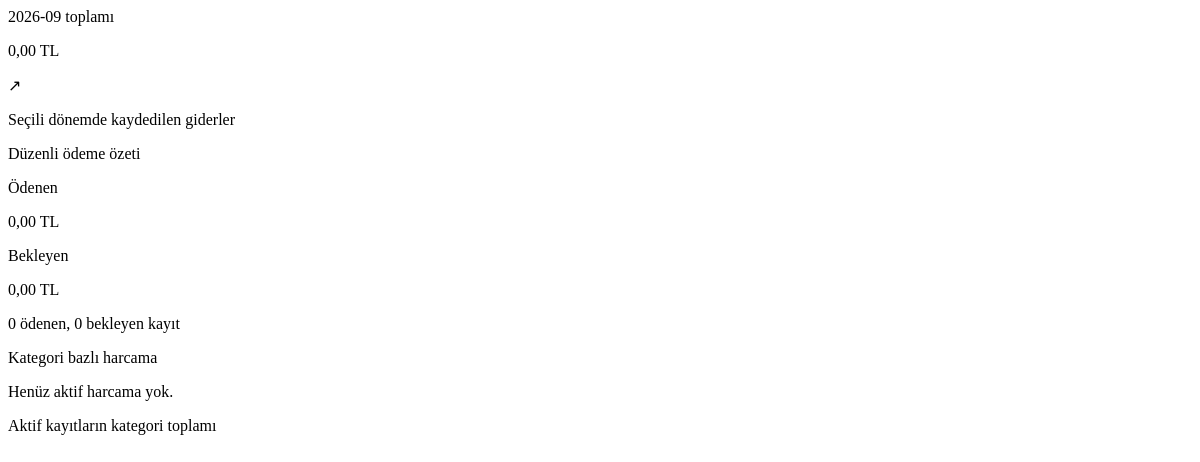
The app's page /finance/expenses/summary/ (signed in), older data.
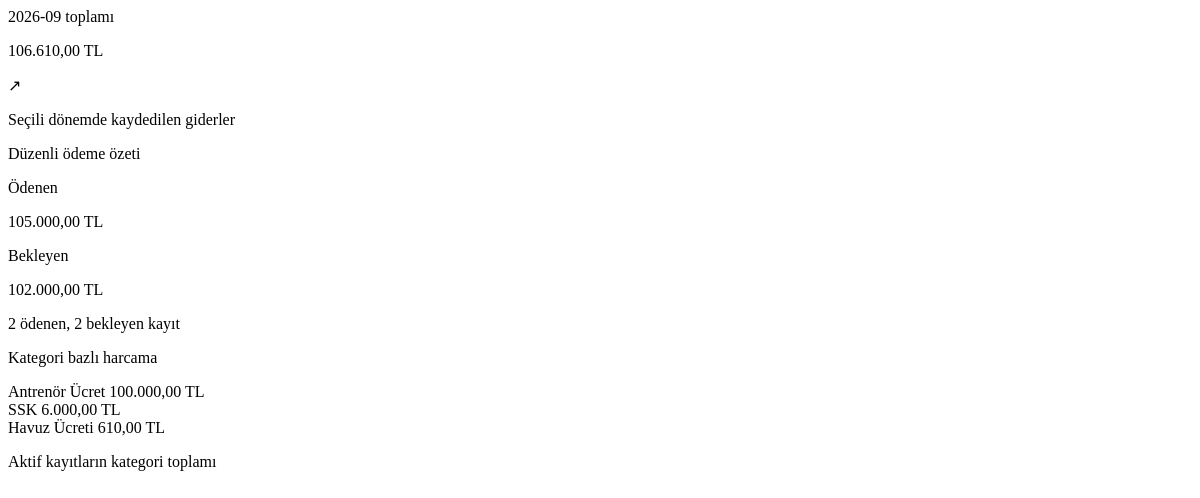
The same page, newer data.
### finance/models.py (models this page shows, shortened)
class ExpenseCategory(models.Model):
    name = models.CharField(max_length=100, verbose_name="Kategori Adı")
    description = models.TextField(blank=True, null=True, verbose_name="Açıklama")
    class Meta:
        verbose_name = "Gider Kategorisi"
        verbose_name_plural = "Gider Kategorileri"

### finance/views.py (the view)
# urls.py: path('expenses/summary/', views.expense_summary_htmx, name='expense-summary'),
@login_required
def expense_summary_htmx(request):
    period = request.GET.get('period', date.today().strftime('%Y-%m'))
    summary = get_expense_summary(period)
    return render(request, 'finance/partials/_expense_summary.html', {
        'period': period,
        **summary,
    })

### finance/views.py (called while the page is built)
def get_expense_summary(period):
    active_expenses = Expense.objects.filter(period=period, is_active=True)
    category_totals = active_expenses.values('category__name').annotate(
        total=Sum('amount')
    ).order_by('-total')
    return {
        'total_expense': active_expenses.aggregate(total=Sum('amount'))['total'] or 0,
        'expense_count': active_expenses.count(),
        **get_regular_expense_summary(period),
        'category_totals': [
            {
                'name': item['category__name'] or 'Kategorisiz',
                'total': item['total'],
            }
            for item in category_totals
        ],
    }

def get_period_bounds(period):
    try:
        period_start = datetime.strptime(period, '%Y-%m').date()
    except (TypeError, ValueError):
        period_start = date.today().replace(day=1)
    period_end = period_start.replace(
        day=calendar.monthrange(period_start.year, period_start.month)[1]
    )
    return period_start, period_end

### templates/finance/partials/_expense_summary.html
<section id="expense-summary"{% if oob %} hx-swap-oob="outerHTML"{% endif %} class="grid gap-4 md:grid-cols-3">
    <div class="rounded-xl border border-base-200 bg-base-100 p-4 shadow-sm">
        <div class="flex items-start justify-between">
            <div>
                <p class="text-sm font-medium opacity-80">{{ period }} toplamı</p>
                <p id="expense-total" class="mt-2 text-3xl font-black text-error">{{ total_expense|floatformat:2 }} TL</p>
            </div>
            <span class="rounded-lg bg-error/10 px-3 py-2 text-lg text-error">↗</span>
        </div>
        <p class="mt-6 text-xs text-base-content/50">Seçili dönemde kaydedilen giderler</p>
    </div>
    <div class="rounded-xl border border-base-200 bg-base-100 p-4 shadow-sm">
        <p class="text-sm font-medium text-base-content/60">Düzenli ödeme özeti</p>
        <div class="mt-3 grid grid-cols-2 gap-3">
            <div>
                <p class="text-xs text-success">Ödenen</p>
                <p id="regular-paid-total" class="text-2xl font-black">{{ regular_paid_total|floatformat:2 }} TL</p>
            </div>
            <div>
                <p class="text-xs text-warning">Bekleyen</p>
                <p id="regular-pending-total" class="text-2xl font-black">{{ regular_pending_total|floatformat:2 }} TL</p>
            </div>
        </div>
        <p class="mt-5 text-xs text-base-content/50">{{ regular_paid_count }} ödenen, {{ regular_pending_count }} bekleyen kayıt</p>
    </div>
    <div class="rounded-xl border border-base-200 bg-base-100 p-4 shadow-sm">
        <p class="text-sm font-medium text-base-content/60">Kategori bazlı harcama</p>
        <div class="mt-3 max-h-24 space-y-2 overflow-y-auto pr-1">
            {% for category in category_totals %}
            <div class="flex items-center justify-between gap-3 text-sm">
                <span class="truncate text-base-content/70">{{ category.name }}</span>
                <span class="whitespace-nowrap font-bold">{{ category.total|floatformat:2 }} TL</span>
            </div>
            {% empty %}
            <p class="text-sm text-base-content/50">Henüz aktif harcama yok.</p>
            {% endfor %}
        </div>
        <p class="mt-4 text-xs text-base-content/50">Aktif kayıtların kategori toplamı</p>
    </div>
</section>

Row changes from the older to the newer data that the page shows:
added ExpenseCategory: name "Antrenör Ücret", total "100.000,00"
added ExpenseCategory: name "SSK", total "6.000,00"
added ExpenseCategory: name "Havuz Ücreti", total "610,00"
Text that changed along with them:
{{ total_expense|floatformat:2 }}: "0,00" → "106.610,00"
{{ regular_paid_total|floatformat:2 }}: "0,00" → "105.000,00"
{{ regular_pending_total|floatformat:2 }}: "0,00" → "102.000,00"
{{ regular_paid_count }}: "0" → "2"
{{ regular_pending_count }}: "0" → "2"
text no longer shown: "Henüz aktif harcama yok."
